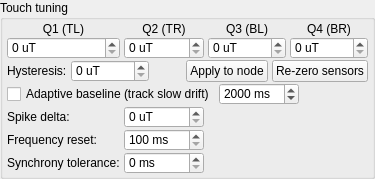
<?xml version="1.0" encoding="UTF-8"?>
<ui version="4.0">
 <class>TouchTuningPanel</class>
 <widget class="QGroupBox" name="TouchTuningPanel">
  <property name="title">
   <string>Touch tuning</string>
  </property>
  <property name="whatsThis">
   <string>Live tuning for this skin's 4-sensor quadrant touch detection. Adjust per-quadrant thresholds and hysteresis, re-zero the sensors, or enable the node's adaptive baseline. Changes are runtime-only - copy good values into the skin's touch: block to keep them.</string>
  </property>
  <property name="styleSheet">
   <string notr="true">QDoubleSpinBox { min-width: 56px; }</string>
  </property>
  <layout class="QGridLayout" name="gridLayout">
   <property name="leftMargin"><number>4</number></property>
   <property name="topMargin"><number>2</number></property>
   <property name="rightMargin"><number>4</number></property>
   <property name="bottomMargin"><number>2</number></property>
   <property name="horizontalSpacing"><number>4</number></property>
   <property name="verticalSpacing"><number>1</number></property>
   <item row="0" column="0">
    <widget class="QLabel" name="q0_label">
     <property name="text"><string>Q1 (TL)</string></property>
     <property name="alignment"><set>Qt::AlignHCenter|Qt::AlignVCenter</set></property>
    </widget>
   </item>
   <item row="0" column="1">
    <widget class="QLabel" name="q1_label">
     <property name="text"><string>Q2 (TR)</string></property>
     <property name="alignment"><set>Qt::AlignHCenter|Qt::AlignVCenter</set></property>
    </widget>
   </item>
   <item row="0" column="2">
    <widget class="QLabel" name="q2_label">
     <property name="text"><string>Q3 (BL)</string></property>
     <property name="alignment"><set>Qt::AlignHCenter|Qt::AlignVCenter</set></property>
    </widget>
   </item>
   <item row="0" column="3">
    <widget class="QLabel" name="q3_label">
     <property name="text"><string>Q4 (BR)</string></property>
     <property name="alignment"><set>Qt::AlignHCenter|Qt::AlignVCenter</set></property>
    </widget>
   </item>
   <item row="1" column="0">
    <widget class="QDoubleSpinBox" name="thr0">
     <property name="toolTip"><string>Activation threshold for Q1 (TL) in uT.
Set above resting value and below touch peak.
Re-zero sensors first so rest values are near 0.</string></property>
     <property name="decimals"><number>0</number></property>
     <property name="maximum"><double>2000.000000000000000</double></property>
     <property name="singleStep"><double>10.000000000000000</double></property>
     <property name="suffix"><string> uT</string></property>
    </widget>
   </item>
   <item row="1" column="1">
    <widget class="QDoubleSpinBox" name="thr1">
     <property name="toolTip"><string>Activation threshold for Q2 (TR) in uT.
Set above resting value and below touch peak.
Re-zero sensors first so rest values are near 0.</string></property>
     <property name="decimals"><number>0</number></property>
     <property name="maximum"><double>2000.000000000000000</double></property>
     <property name="singleStep"><double>10.000000000000000</double></property>
     <property name="suffix"><string> uT</string></property>
    </widget>
   </item>
   <item row="1" column="2">
    <widget class="QDoubleSpinBox" name="thr2">
     <property name="toolTip"><string>Activation threshold for Q3 (BL) in uT.
Set above resting value and below touch peak.
Re-zero sensors first so rest values are near 0.</string></property>
     <property name="decimals"><number>0</number></property>
     <property name="maximum"><double>2000.000000000000000</double></property>
     <property name="singleStep"><double>10.000000000000000</double></property>
     <property name="suffix"><string> uT</string></property>
    </widget>
   </item>
   <item row="1" column="3">
    <widget class="QDoubleSpinBox" name="thr3">
     <property name="toolTip"><string>Activation threshold for Q4 (BR) in uT.
Set above resting value and below touch peak.
Re-zero sensors first so rest values are near 0.</string></property>
     <property name="decimals"><number>0</number></property>
     <property name="maximum"><double>2000.000000000000000</double></property>
     <property name="singleStep"><double>10.000000000000000</double></property>
     <property name="suffix"><string> uT</string></property>
    </widget>
   </item>
   <item row="2" column="0" colspan="4">
    <layout class="QHBoxLayout" name="bottom_row">
     <property name="spacing"><number>4</number></property>
     <item>
      <widget class="QLabel" name="hyst_label">
       <property name="text"><string>Hysteresis:</string></property>
      </widget>
     </item>
     <item>
      <widget class="QDoubleSpinBox" name="hyst_spin">
       <property name="toolTip"><string>Schmitt-trigger drop-out margin (uT).
A sensor deactivates at (threshold - hysteresis), preventing flicker.</string></property>
       <property name="decimals"><number>0</number></property>
       <property name="maximum"><double>500.000000000000000</double></property>
       <property name="singleStep"><double>5.000000000000000</double></property>
       <property name="suffix"><string> uT</string></property>
      </widget>
     </item>
     <item>
      <spacer name="bottom_spacer">
       <property name="orientation"><enum>Qt::Horizontal</enum></property>
       <property name="sizeHint" stdset="0"><size><width>10</width><height>0</height></size></property>
      </spacer>
     </item>
     <item>
      <widget class="QPushButton" name="apply_btn">
       <property name="toolTip"><string>Send configure to the touch node
(this skin type's saved sensitivity, or 300 uT if none saved)</string></property>
       <property name="text"><string>Apply to node</string></property>
      </widget>
     </item>
     <item>
      <widget class="QPushButton" name="rebaseline_btn">
       <property name="toolTip"><string>Tell the touch node to recapture its baseline (ESP-NOW rebaseline)</string></property>
       <property name="text"><string>Re-zero sensors</string></property>
      </widget>
     </item>
    </layout>
   </item>
   <item row="3" column="0" colspan="4">
    <layout class="QHBoxLayout" name="adaptive_row">
     <property name="spacing"><number>4</number></property>
     <item>
      <widget class="QCheckBox" name="adaptive_chk">
       <property name="whatsThis"><string>Lets the touch node keep tracking slow drift in the magnetic field - e.g. a chamber inflating under the magnet - so it does not read as a false touch. Frozen per-sensor while that sensor is active, so real touches survive. Leave off until actuation contamination is confirmed.</string></property>
       <property name="toolTip"><string>Send configure adaptive_baseline to the touch node.
Frozen per-sensor while that sensor is active, so touches survive.
tau is the drift time constant in ms (larger = slower tracking).</string></property>
       <property name="text"><string>Adaptive baseline (track slow drift)</string></property>
      </widget>
     </item>
     <item>
      <widget class="QDoubleSpinBox" name="tau_spin">
       <property name="whatsThis"><string>Time constant (tau) of the adaptive baseline, in milliseconds. Larger values track drift more slowly, so brief touches are less likely to be absorbed; smaller values follow faster actuation but risk eating slow presses.</string></property>
       <property name="toolTip"><string>Adaptive-baseline time constant (tau).</string></property>
       <property name="decimals"><number>0</number></property>
       <property name="minimum"><double>200.000000000000000</double></property>
       <property name="maximum"><double>20000.000000000000000</double></property>
       <property name="singleStep"><double>500.000000000000000</double></property>
       <property name="value"><double>2000.000000000000000</double></property>
       <property name="suffix"><string> ms</string></property>
      </widget>
     </item>
     <item>
      <spacer name="adaptive_spacer">
       <property name="orientation"><enum>Qt::Horizontal</enum></property>
       <property name="sizeHint" stdset="0"><size><width>10</width><height>0</height></size></property>
      </spacer>
     </item>
    </layout>
   </item>
     <item row="4" column="0">
      <widget class="QLabel" name="spike_label">
          <property name="text"><string>Spike delta:</string></property>
      </widget>
     </item>
     <item row="4" column="1">
      <widget class="QDoubleSpinBox" name="spike_spin">
          <property name="toolTip"><string>Minimum magnitude rise in uT required for a new CPR beat while a sensor remains active.</string></property>
          <property name="decimals"><number>0</number></property>
          <property name="maximum"><double>2000.000000000000000</double></property>
          <property name="singleStep"><double>10.000000000000000</double></property>
          <property name="suffix"><string> uT</string></property>
      </widget>
     </item>
     <item row="5" column="0">
      <widget class="QLabel" name="frequency_reset_label">
          <property name="text"><string>Frequency reset:</string></property>
      </widget>
     </item>
     <item row="5" column="1">
      <widget class="QDoubleSpinBox" name="frequency_reset_spin">
          <property name="toolTip"><string>Time without a new press before the displayed frequency resets.</string></property>
          <property name="decimals"><number>0</number></property>
          <property name="minimum"><double>100.000000000000000</double></property>
          <property name="maximum"><double>60000.000000000000000</double></property>
          <property name="singleStep"><double>1000.000000000000000</double></property>
          <property name="suffix"><string> ms</string></property>
      </widget>
     </item>
    <item row="6" column="0">
     <widget class="QLabel" name="sync_tolerance_label">
        <property name="text"><string>Synchrony tolerance:</string></property>
     </widget>
    </item>
    <item row="6" column="1">
     <widget class="QDoubleSpinBox" name="sync_tolerance_spin">
        <property name="toolTip"><string>Maximum time difference between the latest presses of the participating quadrants.</string></property>
        <property name="decimals"><number>0</number></property>
        <property name="minimum"><double>0.000000000000000</double></property>
        <property name="maximum"><double>2000.000000000000000</double></property>
        <property name="singleStep"><double>10.000000000000000</double></property>
        <property name="suffix"><string> ms</string></property>
     </widget>
    </item>
  </layout>
 </widget>
 <resources/>
 <connections/>
</ui>
